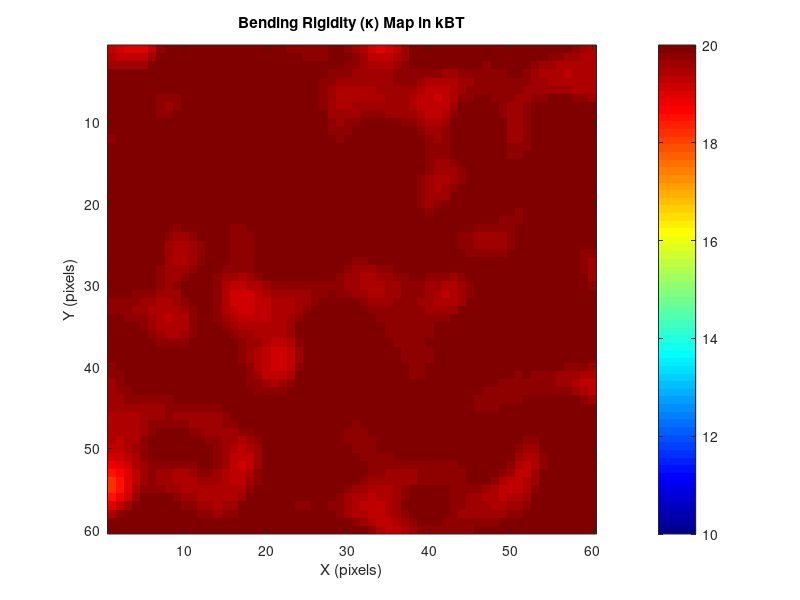
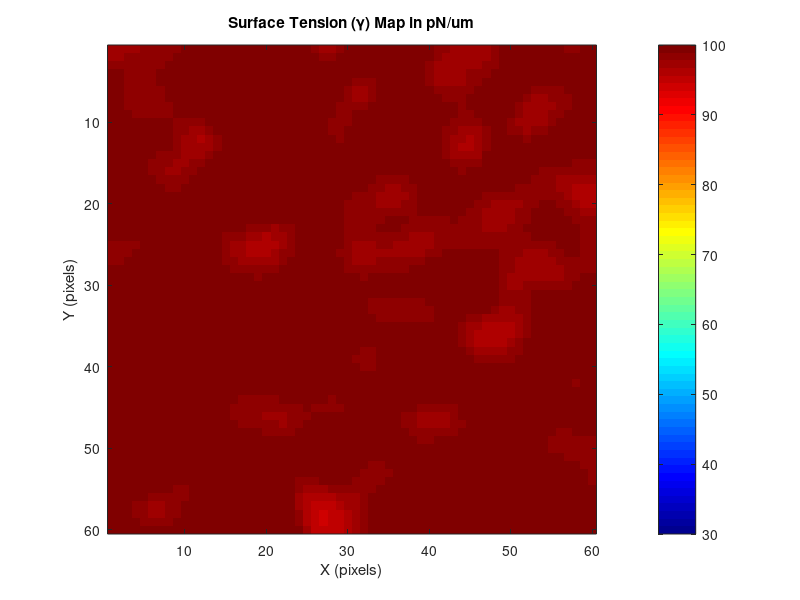

The MATLAB script that drew these images, in order: (Note: this script raises an error after producing the figures.)
% Membrane Dynamics Simulation with Physical Mode Evolution and Advanced Visualization
clear; close all; clc;

%% ================= PHYSICAL PARAMETERS =================
simulation_grid_size = 60;       % Reduced for faster testing
simulated_area =1e-12;           % 5μm x 5μm membrane (15 μm²)
membrane_area = 1e-12;            % Membrane area should match simulated area
viscosity = 140;                 % Water viscosity (Pa·s)
temperature = 310;                % Temperature (K)
boltzmann_const = 1.38e-23;       % Boltzmann constant (J/K)
bending_rigidity = 20 * boltzmann_const * temperature; % ~20 kT
time_step = 10e-6;                 % MUCH smaller time step (20 ms)
total_simulation_time = 2;     % 10 ms total timefTpo
surface_tension = 0.1e-3;           % MUCH lower tension (0.1 pN/um)
mu = 1e-6;                       % Shear Modulus (N/m)                  
old_dir = pwd;
output_dir_irm = 'D:\Kaustav\CODES SET\Membrane_Sheet_Simulation\06\results_irm';            
output_dir_moransI = 'D:\Kaustav\CODES SET\Membrane_Sheet_Simulation\05\results_moransI';
output_dir_bending_map = 'D:\Kaustav\CODES SET\Membrane_Sheet_Simulation\05\bending_map';
output_dir_lipid_map = 'D:\Kaustav\CODES SET\Membrane_Sheet_Simulation\05\results_lipid_map';
output_dir_protein_map = 'D:\Kaustav\CODES SET\Membrane_Sheet_Simulation\05\results_protein_map';
output_dir_curvature_map = 'D:\Kaustav\CODES SET\Membrane_Sheet_Simulation\05\results_curvature_map';
pinning_strength = 30e-3;          % Moderate pinning (N/m²)


refractive_indices = [1.33, 1.48, 1.35];  % [air,media,membrane,cytosol]
separation_distance = 5e-9;
base_intensity = 0.1;
wavelength = 546e-9;
V_ext = ones(simulation_grid_size)*5e-6;  % Example: external potential map
P_ext = ones(simulation_grid_size)*0.1e-6;                         % External pressure term
low_kappa = 10* boltzmann_const * temperature;
high_kappa = 20* boltzmann_const * temperature;
low_tension = 30e-6;
high_tension  = 100e-6;
beta_phi   = 0.8;              % strong stiffening by proteins
beta_psi   = 0.3;              % moderate stiffening by rafts
C_p        = 0.003e+9;             %(protein curvature)
C_l        = 0.0005e+9;             % (lipid curvature)


%% ================= SPATIAL SETUP =================
system_length = sqrt(simulated_area);  % Length of membrane side (m)
grid_spacing = system_length / simulation_grid_size; % Correct grid spacing

x_coords = (0:simulation_grid_size-1) * grid_spacing;
y_coords = (0:simulation_grid_size-1) * grid_spacing;
[grid_X, grid_Y] = meshgrid(x_coords, y_coords);

% Convert to nanometers for visualization
nm_scale = 1e9;
X_nm = grid_X * nm_scale;
Y_nm = grid_Y * nm_scale;
L_nm = system_length* nm_scale;


fprintf('Grid spacing: %.1f nm\n', grid_spacing*1e9);
fprintf('Grid points: %d x %d\n', simulation_grid_size, simulation_grid_size);

%% ================= GENERATE HETEROGENEITY WITH PERLIN NOISE =================
% Define the grid of regions
num_region_rows = 100;
num_region_cols = 100;

% Calculate region size in pixels
region_height = floor(simulation_grid_size / num_region_rows);
region_width  = floor(simulation_grid_size / num_region_cols);

% Base values
base_kappa = bending_rigidity;
base_gamma = surface_tension;

% Variation amplitude (±10% variation)
kappa_variation = 0.1 * base_kappa;
gamma_variation = 0.1 * base_gamma;


rng(42); % reproducibility

% white noise
noise_kappa = randn(simulation_grid_size, simulation_grid_size);
noise_gamma = randn(simulation_grid_size, simulation_grid_size);

% smooth to introduce correlation
corr_length = 2; % adjust to control patch size
noise_kappa_smooth = imgaussfilt(noise_kappa, corr_length);
noise_gamma_smooth = imgaussfilt(noise_gamma, corr_length);

% normalise to [-1,1]
noise_kappa_smooth = noise_kappa_smooth ./ max(abs(noise_kappa_smooth(:)));
noise_gamma_smooth = noise_gamma_smooth ./ max(abs(noise_gamma_smooth(:)));

% apply variation (now can go above or below base)
kappa_map = base_kappa + kappa_variation * noise_kappa_smooth;
gamma_map = base_gamma + gamma_variation * noise_gamma_smooth;

kappa_map = imgaussfilt(kappa_map, 0.8);  % sigma in pixels; adjust
gamma_map = imgaussfilt(gamma_map, 0.8);

num_time_steps = round(total_simulation_time / time_step);


%% ================= VISUALIZATION =================
figure();
% Plot kappa map
imagesc(1:simulation_grid_size, 1:simulation_grid_size, kappa_map/(boltzmann_const*temperature));
colormap jet;
axis square; colorbar; 
caxis([low_kappa/(boltzmann_const*temperature) high_kappa/(boltzmann_const*temperature)]);
title('Bending Rigidity (κ) Map in kBT');
xlabel('X (pixels)'); ylabel('Y (pixels)');

% Add grid lines to show region boundaries
% hold on;
% for i = 1:num_region_rows
%     y_pos = i * region_height + 0.5;
%     plot([0.5, simulation_grid_size+0.5], [y_pos, y_pos], 'r-', 'LineWidth', 1.5);
% end
% for j = 1:num_region_cols
%     x_pos = j * region_width + 0.5;
%     plot([x_pos, x_pos], [0.5, simulation_grid_size+0.5], 'r-', 'LineWidth', 1.5);
% end
% hold off;

% Plot gamma map
figure();
imagesc(1:simulation_grid_size, 1:simulation_grid_size, gamma_map*1e6);
colormap jet;
caxis([low_tension*1e6 high_tension*1e6]);
axis square; colorbar;
title('Surface Tension (γ) Map in pN/um');
xlabel('X (pixels)'); ylabel('Y (pixels)');

% Add grid lines
% hold on;
% for i = 1:num_region_rows
%     y_pos = i * region_height + 0.5;
%     plot([0.5, simulation_grid_size+0.5], [y_pos, y_pos], 'r-', 'LineWidth', 1.5);
% end
% 
% for j = 1:num_region_cols
%     x_pos = j * region_width + 0.5;
%     plot([x_pos, x_pos], [0.5, simulation_grid_size+0.5], 'r-', 'LineWidth', 1.5);
% end
hold off;
% close;


%% ================= MEMBRANE PINNING =================
pinning_grid_spacing = 1;  % Pin every 20th grid point
pinned_sites = false(simulation_grid_size, simulation_grid_size);
pinned_sites(1:pinning_grid_spacing:end, 1:pinning_grid_spacing:end) = true;

% Soft harmonic confinement at edges

[X_grid, Y_grid] = meshgrid(1:simulation_grid_size, 1:simulation_grid_size);

% Combine pinning and confinement
pinning_potential = zeros(simulation_grid_size, simulation_grid_size);
pinning_potential(pinned_sites) = pinning_strength;

%% ================= TIME EVOLUTION SETUP =================

time_points = (0:num_time_steps-1) * time_step;

% Initialize arrays
height_current = 1e-9 * randn(simulation_grid_size);

height_time_series = zeros(simulation_grid_size, simulation_grid_size, num_time_steps);

height_time_series(:, :, 1) = height_current;
fprintf('Starting simulation with %d steps...\n', num_time_steps);




%% =================  WAVE VECTORS  =================
wavevector_height = 2*pi/system_length * [0:simulation_grid_size/2, -simulation_grid_size/2+1:-1];
[Qx, Qy] = meshgrid(wavevector_height, wavevector_height);
Q2 = Qx.^2 + Qy.^2;
Q2(1,1) = 1e-12;
Q4 = Q2.^2;

wavevector_protein = 2*pi/(1) * [0:simulation_grid_size/2, -simulation_grid_size/2+1:-1];
[Qx_p, Qy_p] = meshgrid(wavevector_protein, wavevector_protein);
Q2_p = Qx_p.^2 + Qy_p.^2;     % Laplacian operator in Fourier space
Q2_p(1,1) = 1e-12;  % Explicit DC component to be very low
Q4_p = Q2_p.^2;             % Biharmonic if needed

wavevector_lipid = 2*pi/(1) * [0:simulation_grid_size/2, -simulation_grid_size/2+1:-1];
[Qx_l, Qy_l] = meshgrid(wavevector_lipid, wavevector_lipid);
Q2_l = Qx_l.^2 + Qy_l.^2;     % Laplacian operator in Fourier space
Q2_l(1,1) = 1e-12; % Explicit DC component to be very low
Q4_l = Q2_l.^2;             % Biharmonic if needed



% de-alias (2/3 rule) mask (centered in FFT ordering)
Nx = simulation_grid_size; Ny = Nx;
cx = floor(Nx/2)+1; cy = floor(Ny/2)+1;
kx_cut = floor((2/3)*(Nx/2));
ky_cut = kx_cut;
mask = zeros(Ny, Nx);
ix = (cx-kx_cut):(cx+kx_cut);
iy = (cy-ky_cut):(cy+ky_cut);
mask(iy, ix) = 1;


% regularized mobility in q-space (Oseen-like), avoid divergence at tiny q
eps_q = (2*pi/system_length)^2 * 1e-8;
Lambda_q = 1 ./ (4 * viscosity * sqrt(Q2 + eps_q));
Lambda_q(1,1) = 0;       % no mobility for q=0 (handle mean separately)


qphys = sqrt(Q2);
qcut = 0.67*(pi/grid_spacing);
filter_q = exp(-(qphys/qcut).^8);   % soft rolloff

figure();
imagesc(qphys);
sprintf('The cutoff is %f',qcut);
figure();
imagesc(filter_q);


% constants for diagnostics or alternative schemes
mobility_det = 1/(viscosity * qcut);  % characteristic (not used in modal update)
% End precompute


%% =================  MAIN LOOP  =================
fig1 = figure('Position', [100, 100, 600, 800], 'Color', 'w');
fig2 = figure('Position', [100, 100, 800, 800], 'Color', 'w');
N = simulation_grid_size;        % Grid size
grid_spacing = sqrt(simulated_area/N^2);

% Protein φ initialization
phi0_mean = 0.6;
sigma_phi = 0.05;
phi = phi0_mean + imgaussfilt(sigma_phi*randn(N,N), [2,2]);
phi = min(max(phi, 0.05), 0.95);   % soft bounds
phi_eq = phi0_mean + 0.02*randn(N,N);
phi_eq = min(max(phi_eq, 0.1), 0.9);

% Lipid ψ initialization
psi_raft_fraction = 0.2;
psi = double(rand(N,N) < psi_raft_fraction);
smoothing_sigma = 2;
if smoothing_sigma > 0
    psi = imgaussfilt(psi, smoothing_sigma);
    psi = min(max(psi, 0.01), 0.99);  % soft bounds to avoid zero mobility
end

% Initial masses for mass conservation
mass0_phi = sum(phi(:)) ;
mass0_psi = sum(psi(:));

% Mobilities
M0_phi = 0.5;   % protein
M0_psi = 0.1;   % lipid

% Advection velocities (check CFL: dt < dx/max(v))
vx_phi = 0.01; vy_phi = 0.01;
vx_psi = 0.005; vy_psi = 0.005;

% Other parameters
tau = 5;
tau_ramp = 2;
t0 = 1000 * time_step;  
alpha = 0.05;    % lipid
J = 0.6;
lambda = 0.001;
A_hat = 10;
S_hat = 300;

% Initialize storage
protein_map_series = zeros(N,N,num_time_steps);
lipid_map_series   = zeros(N,N,num_time_steps);
protein_map_series(:,:,1) = phi;
lipid_map_series(:,:,1) = psi;
curvature_map_series(:,:,1) = C_p*phi+C_l*psi;

% Define shift functions
shiftL = @(M) M(:, [end, 1:end-1]);
shiftR = @(M) M(:, [2:end, 1]);
shiftU = @(M) M([end, 1:end-1], :);
shiftD = @(M) M([2:end, 1], :);

%% ---------------------- TIME LOOP ----------------------
for step = 2:num_time_steps
    
    % --- Current height field and Fourier transforms ---
    height_current = height_time_series(:,:,step-1);
    Hq = fft2(height_current);
    
    % Height derivatives
    h_x = real(ifft2(1i*Qx.*Hq));
    h_y = real(ifft2(1i*Qy.*Hq));
    Laplacian_h = real(ifft2(-Q2.*Hq));
    Biharmonic_h = real(ifft2(Q4.*Hq));
    
    % --- Protein φ derivatives ---
    phi = protein_map_series(:,:,step-1);
    phi_q = fft2(phi);
    grad_phi_x = real(ifft2(1i*Qx_p.*phi_q));
    grad_phi_y = real(ifft2(1i*Qy_p.*phi_q));
    grad_sq_phi = grad_phi_x.^2 + grad_phi_y.^2;
    Laplacian_phi = real(ifft2(-Q2_p.*phi_q));
    Biharmonic_phi = real(ifft2(Q4_p.*phi_q));
    
    % --- Lipid ψ derivatives ---
    psi = lipid_map_series(:,:,step-1);
    psi_q = fft2(psi);
    Laplacian_psi = real(ifft2(-Q2_l.*psi_q));
    
    % --- 1) Conservative advection ---
    phi_star = conservative_advect(phi, vx_phi, vy_phi, grid_spacing, grid_spacing, time_step);
    psi_star = conservative_advect(psi, vx_psi, vy_psi, grid_spacing, grid_spacing, time_step);
    
    % --- 2) Chemical potentials ---
    % Lipid
    mu_psi = alpha.*(psi_star.^3 - psi_star) - lambda.*Laplacian_psi + J.*(psi_star - phi_star);
    
    % Protein
    coeff1 = 1./(1-phi_star) - A_hat.*phi_star;
    coeff2 = (A_hat./(2*S_hat));
    term1 = Laplacian_phi .* coeff1;
    term2 = -phi_star .* (coeff2 .* Biharmonic_phi);
    
    s = 1 - exp(-(step*time_step - t0)/tau_ramp);
    s = max(0, s);
    
    mu_phi = term1 + term2...
        - kappa_map .* (Laplacian_h - curvature_map_series(:,:,step-1).*phi_star) ...
        - (s./tau).*(phi_star - phi_eq);
    
    % --- 3) Mobilities ---
    Mphi = M0_phi .* phi_star .* (1-phi_star);
    Mpsi = M0_psi .* (1 - psi_star.^2);
    
    Mphi = max(Mphi, 1e-3);
    Mpsi = max(Mpsi, 1e-3);
    
    % --- 4) Diffusive fluxes (Cahn-Hilliard, conservative) ---
    % Protein
    Mx_phi = 0.5*(Mphi + shiftR(Mphi));
    My_phi = 0.5*(Mphi + shiftD(Mphi));
    dmu_x_phi = shiftR(mu_phi) - mu_phi;
    dmu_y_phi = shiftD(mu_phi) - mu_phi;
    jx_phi = - Mx_phi .* dmu_x_phi / grid_spacing;
    jy_phi = - My_phi .* dmu_y_phi / grid_spacing;
    divj_phi = (jx_phi - shiftL(jx_phi))/grid_spacing + (jy_phi - shiftU(jy_phi))/grid_spacing;
    phi_new = phi_star - time_step*divj_phi;
    
    % Lipid
    Mx_psi = 0.5*(Mpsi + shiftR(Mpsi));
    My_psi = 0.5*(Mpsi + shiftD(Mpsi));
    dmu_x_psi = shiftR(mu_psi) - mu_psi;
    dmu_y_psi = shiftD(mu_psi) - mu_psi;
    jx_psi = - Mx_psi .* dmu_x_psi / grid_spacing;
    jy_psi = - My_psi .* dmu_y_psi / grid_spacing;
    divj_psi = (jx_psi - shiftL(jx_psi))/grid_spacing + (jy_psi - shiftU(jy_psi))/grid_spacing;
    psi_new = psi_star - time_step*divj_psi;
    
    % --- 5) Enforce bounds & mass conservation ---
    phi_new = min(max(phi_new, 1e-3), 1-1e-3);
    psi_new = min(max(psi_new, 0.01), 0.99);
    
    % Mass renormalization
    mass_error_phi = sum(phi_new(:))*grid_spacing^2 - mass0_phi;
    phi_new = phi_new - mass_error_phi / (N^2 * grid_spacing^2);
    
    mass_error_psi = sum(psi_new(:))*grid_spacing^2 - mass0_psi;
    psi_new = psi_new - mass_error_psi / (N^2 * grid_spacing^2);
    
    % --- 6) Store updated fields ---
    protein_map_series(:,:,step) = phi_new;
    lipid_map_series(:,:,step) = psi_new;
    
    % --- 7) Update kappa and curvature maps ---
    kappa_map = base_kappa .* (1 + beta_phi*phi_new + beta_psi*psi_new);
    kappa_map = max(kappa_map, 0.1*base_kappa);
    C0_map = C_p*phi_new + C_l*psi_new;
    curvature_map_series(:,:,step) = C0_map;
    
    kappa_map_series(:,:,step) = kappa_map;


    
    
    % Correct bending force with spatially varying kappa:
    field = kappa_map .* (Laplacian_h - C0_map);
    F_bend_full = real(ifft2(-Q2 .* fft2(field)));  

    % Correct tension force with spatially varying gamma:
    gx = gamma_map .* h_x;
    gy = gamma_map .* h_y;
    F_tens_full = real(ifft2( 1i*(Qx .* fft2(gx) + Qy .* fft2(gy)) ));  % = ∇·(gamma ∇h)

    % Pinning / external (local)
    F_pin = - pinning_potential .* height_current;
    F_ext_local = - V_ext .* height_current;

    % Nonlinear area derivative (if you want the full nonlinear derivative, add here).
    % Otherwise compute global Sigma_area and treat as linear extra tension (goes into Kq)
    grad_sq_map = h_x.^2 + h_y.^2;
    I_grad = sum(grad_sq_map(:)) * (grid_spacing^2);
    %Sigma_area = (area_compressibility / (2 * membrane_area)) * I_grad;
    % full area force (nonlinear piece) — optional, only if you want non-linear correction
    % F_area_nl = -(area_compressibility) * divergence( (|grad h|^2) * grad h )   (compute via spectral/FD if desired)
    % For stability most use Sigma_area * Lap_h as linearized contribution.

    % Uniform pressure: acts on q=0 only; create real-space constant forcing (same everywhere)
    F_press_real = - P_ext * ones(size(height_current));  % careful: this is area force per unit area

    % ------------------- Compose FULL real-space force ------------------------------
    F_full_real = F_bend_full + F_tens_full + F_pin + F_ext_local + F_press_real;
    % Note: Sigma_area * Lap_h is included here only if you want it also to appear as part of F_nl.
    % But we'll include Sigma_area in Kq (preferred), so subtract its linear part below.

    % ------------------- Build linear diagonal Kq using base constants ----------------
    Kq = base_kappa * Q4 + (base_gamma)* Q2;
    Kq(1,1) = Inf;   % treat q=0 separately

    % ------------------- Extract residual (non-diagonal) forcing ---------------------
    % residual = full force - (linear operator applied in real space)
    % linear_op_real = - base_kappa * ∇^4 h + base_gamma * ∇^2 h + Sigma_area * ∇^2 h + F_press_linear
    % Compute linear_op_real in real space (use same spectral derivatives)
    linear_bend_real = - kappa_map .* Biharmonic_h ; 
    linear_tens_real = (gamma_map ) .* Laplacian_h;
    linear_press_real = - P_ext * ones(size(height_current)); % if you want pressure in linear part
    linear_op_real = linear_bend_real + linear_tens_real + linear_press_real;

    % Residual forcing (what goes into F_nl_real)
    F_nl_real_residual = F_full_real - linear_op_real;
    % zero out tiny numerical noise
    F_nl_real_residual(abs(F_nl_real_residual) < 1e-20) = 0;

    % ------------------- Transform residual into q-space (dealias / mask optionally) -
    Fq_nl = fft2(F_nl_real_residual);
    Fq_nl = Fq_nl .* filter_q;   % if you use a de-alias mask (recommended)

    % ------------------- OU modal parameters (use time_step, not step) ----------------
    tau_q = 1 ./ (Lambda_q .* Kq);
    % --- mobility and Kq already computed earlier ---
    % tau_q = 1 ./ (Lambda_q .* Kq);   % you already have this
    % Compute alpha using time_step (NOT step)
    alpha_q = exp(- time_step ./ tau_q);
    alpha_q(isnan(alpha_q)) = 0;

    % Correct discrete variance for MATLAB fft2 normalization (dx = grid_spacing)
    Vq = mobility_det* (boltzmann_const * temperature) ./ (Kq * (grid_spacing^4));
    % clean up numerics
    Vq(isinf(Vq) | isnan(Vq)) = 0;

    % 9) deterministic modal forcing from residual
    det_nl_q = (1 - alpha_q) .* (Fq_nl ./ Kq);
    det_nl_q(isnan(det_nl_q) | isinf(det_nl_q)) = 0;

    % Generate Hermitian Gaussian noise
    Xi = (randn(simulation_grid_size, simulation_grid_size) + 1i*randn(simulation_grid_size, simulation_grid_size));
    Xi = makeHermitian(Xi);   % ensure conjugate symmetry and Nyquist/DC real
    Xi(1,1) = real(Xi(1,1));

    % stochastic increment (per-mode)
    stoch_q = sqrt( Vq .* (1 - alpha_q.^2) ) .* Xi.*filter_q;

    % 11) final modal update
    Hq_new = alpha_q .* Hq + det_nl_q + stoch_q;

    % 12) optional spectral filter and back to real
    Hq_new = Hq_new .* filter_q;
    height_current = real(ifft2(Hq_new));

    % 13) remove mean (control q=0 / volume)
    height_current = height_current - mean(height_current(:));

    % 14) store & visualize
    height_time_series(:,:,step) = height_current;
  
    % Update visualization less frequently
    if mod(step, 1000) == 1
        update_visualization(fig1,fig2, X_nm, Y_nm,L_nm,height_current, time_points(step),lipid_map_series,kappa_map_series,protein_map_series,step,boltzmann_const);
        drawnow;
    end
end
%%
cd('D:\Kaustav\CODES SET\Membrane_Sheet_Simulation\05');
% Setup for video
video_filename = 'membrane_dynamics_movie(pinned).mp4';
video1 = VideoWriter(video_filename, 'MPEG-4');
video1.FrameRate = 100;
open(video1);
figure();  % Create and reuse figure window
h_range = max(abs(height_time_series(:)));


for t = 1:num_time_steps
    clf;
    h = height_time_series(:,:,t)*1e9;
    surf(X_nm, Y_nm, h, 'EdgeColor','none');
    hold on;

    % Use actual time value in microseconds
    title(sprintf('Membrane Height (t = %.2f ms)', time_points(t)*1e3));
    xlabel('x/L'); ylabel('y/L'); zlabel('h (nm)');
    view(-30, 60);
    colormap(turbo);
    hcb = colorbar('Location','eastoutside');
    hcb.Label.String = 'Height (nm)';

    material dull;
    %lighting gouraud;
    light('Position', [1 1 1], 'Style', 'infinite');

    drawnow;
    frame = getframe(gcf);

    writeVideo(video1, frame);
end

close(video1);
cd(old_dir);

%% Generate IRM Images and MoransI Map from the fluctuation map of the simulation



for step = 1:num_time_steps
    if rem(step,10) == 1
        height_current = height_time_series(:,:,step);

        % Calculate wave number for the membrane
        wave_number = 2 * pi * refractive_indices(2) / wavelength;

        % Calculate reflection intensities
        reflected_intensity_1 = fc(1, 2, refractive_indices)^2 * base_intensity;
        reflected_intensity_2 = (1 - fc(1, 2, refractive_indices)^2) * base_intensity * fc(2, 3, refractive_indices)^2;

        % Calculate interference terms
        max_intensity = reflected_intensity_1 + reflected_intensity_2 + 2 * sqrt(reflected_intensity_1 * reflected_intensity_2);
        min_intensity = reflected_intensity_1 + reflected_intensity_2 - 2 * sqrt(reflected_intensity_1 * reflected_intensity_2);

        sum_intensity = max_intensity + min_intensity;
        diff_intensity = max_intensity - min_intensity;

        % Calculate reflection coefficients
        reflection_factor = fc(2, 3, refractive_indices) / fc(1, 2, refractive_indices);
        interference_coeff = reflection_factor * (1 - fc(1, 2, refractive_indices)^2);

        % Phase calculations
        phase_shift = 4 * pi * refractive_indices(2) * separation_distance / wavelength;
        reference_height = -(wavelength / (4 * pi * refractive_indices(1))) * ...
            atan((interference_coeff * sin(phase_shift)) / ...
            (1 + interference_coeff * sin(phase_shift)));

        % Final intensity calculation
        intensity_map = sum_intensity/2 - diff_intensity * ...
            cos(2 * wave_number * (height_current - reference_height));

        % Calculate Moran's I
        kernel_size = 11;
        center = ceil(kernel_size/2);
        [kernel_x, kernel_y] = meshgrid(-(center-1):(kernel_size-center), -(center-1):(kernel_size-center));
        distance_kernel = sqrt(kernel_x.^2 + kernel_y.^2) * grid_spacing;
        epsilon = 1e-10;
        weighting_kernel = 1 ./ (distance_kernel + epsilon);
        weighting_kernel(center, center) = 0;

        global_mean_h = mean(height_current(:));
        mean_centered_h = height_current - global_mean_h;
        weighted_sum_of_neighbors_deviations = conv2(mean_centered_h, weighting_kernel, 'same');
        numerator_map = mean_centered_h .* weighted_sum_of_neighbors_deviations;
        global_variance = var(height_current(:), 1);
        morans_i_map = numerator_map / global_variance;





        % Save intensity frame
        intensity_normalized = mat2gray(intensity_map);
        intensity_uint8 = im2uint8(intensity_normalized);
        filename = sprintf('frame_%04d.png', step);
        imwrite(intensity_uint8, fullfile(output_dir_irm, filename));

        % Save Moran's I frame
        morans_i_normalized = mat2gray(morans_i_map);
        morans_i_uint8 = im2uint8(morans_i_normalized);
        filename = sprintf('MoransI_%04d.png', step);
        imwrite(morans_i_uint8, fullfile(output_dir_moransI, filename));
        
        phi_norm = mat2gray(protein_map_series(:,:,step));
        phi_image = im2uint8(phi_norm);
        filename = sprintf('Protein_Density_Map_%04d.png',step);
        imwrite(phi_image,fullfile(output_dir_protein_map,filename));
        
        
        a = lipid_map_series(:,:,step);
        binary_lipid_map_series(:,:,step) = a > 0.01;
        psi_norm = mat2gray(binary_lipid_map_series(:,:,step));
        phi_image = im2uint8(psi_norm);
        filename = sprintf('Lipid_Density_Map_%04d.png',step);
        imwrite(phi_image,fullfile(output_dir_lipid_map,filename));
        
        
        height_norm = mat2gray(height_time_series(:,:,step)*1e9);
        height_image = im2uint8(height_norm);
        filename = sprintf('Height_Map_%04d.png',step);
        imwrite(height_image,fullfile(output_dir_curvature_map,filename));
        
        
        
    end
end




%% Finding the PSD of the simulation data

[S2D, qx, qy, q_r, S_radial, S_qw, omega, q_list] = compute_PSDs(height_time_series, grid_spacing, grid_spacing, time_step);

% 1) 2D PSD heatmap (log scale)
figure;
imagesc( fftshift(qx(1,:)), fftshift(qy(:,1)), fftshift(log10(abs(S2D))) );
axis xy; xlabel('q_x (rad/m)'); ylabel('q_y (rad/m)');
title('log10 S(q_x,q_y)'); colorbar;

% 2) radial PSD
figure;
loglog(q_r, S_radial, '-o');
xlabel('q (rad/m)'); ylabel('S_{radial}(q)');
title('Circularly averaged PSD');

% 3) temporal PSD for selected q-modes
figure;
for qq = 1:size(S_qw,1)
    subplot(size(S_qw,1),1,qq);
    loglog(omega, S_qw(qq,:));
    xlim([omega(2), max(omega)/2]);
    title(sprintf('Mode %d temporal PSD', qq));
    xlabel('\omega (rad/s)'); ylabel('S(\omega)');
end



function [S2D, qx, qy, q_r, S_radial, S_qw, omega, q_list] = compute_PSDs(h_ts, dx, dy, dt)
    [Nx, Ny, Nt] = size(h_ts);
    % Note: in your code Nx==Ny==simulation_grid_size; but handle general Nx,Ny.
    Nx = size(h_ts,2);
    Ny = size(h_ts,1); % if orientation differs, ensure consistent: here assume (Ny x Nx x Nt)
    [Ny, Nx, Nt] = size(h_ts);

    Lx = Nx * dx;
    Ly = Ny * dy;
    A = Lx*Ly;
    
    % wavevector grids (MATLAB fft ordering)
    kx = (2*pi/Lx) * [0:(Nx/2-1) (-Nx/2):-1];
    ky = (2*pi/Ly) * [0:(Ny/2-1) (-Ny/2):-1];
    [Qx, Qy] = meshgrid(kx, ky);
    q2 = Qx.^2 + Qy.^2;
    q_mag = sqrt(q2);

    % accumulate |H(q)|^2 over time
    H2_acc = zeros(Ny, Nx);
    % store Hq(t) for spatio-temporal PSD for a subset of q (avoid huge memory)
    % choose a few representative q vectors (e.g., along kx axis and some radial rings)
    q_indices = select_q_indices(Nx, Ny); % helper to choose list of (iy,ix) pairs
    n_qsel = size(q_indices,1);
    Hq_time = zeros(n_qsel, Nt);  % complex

    for tt = 1:Nt
        h = h_ts(:,:,tt);
        H = fft2(h);                     % MATLAB fft2: no forward normalization
        H2_acc = H2_acc + abs(H).^2;     % accumulate power per mode

        % collect chosen mode coefficients over time
        for qq = 1:n_qsel
            iy = q_indices(qq,1); ix = q_indices(qq,2);
            Hq_time(qq, tt) = H(iy, ix);
        end
    end

    % Time-averaged 2D PSD (normalization explained below)
    % Using normalization: S2D(q) = (dx*dy)/(Nx*Ny*Nt) * sum_t |H(q,t)|^2
    S2D = (dx*dy) / (Nx * Ny * Nt) * H2_acc;

    % Circular / radial average
    qmax = max(q_mag(:));
    nbins = floor(min(Nx,Ny)/2);
    q_edges = linspace(0, qmax, nbins+1);
    q_centers = 0.5*(q_edges(1:end-1) + q_edges(2:end));
    S_radial = zeros(1, nbins);
    counts = zeros(1, nbins);

    for iy = 1:Ny
        for ix = 1:Nx
            qv = q_mag(iy,ix);
            % find bin
            bin = find(qv >= q_edges(1:end-1) & qv < q_edges(2:end), 1);
            if isempty(bin)
                continue
            end
            S_radial(bin) = S_radial(bin) + S2D(iy,ix);
            counts(bin) = counts(bin) + 1;
        end
    end
    nonzero = counts>0;
    S_radial(nonzero) = S_radial(nonzero) ./ counts(nonzero);
    q_r = q_centers;

    % ---- Spatio-temporal PSD for selected q's: do temporal FFT of Hq_time ----
    % Option: detrend or window time series before FFT to reduce leakage
    nfft = 2^nextpow2(Nt);
    df = 1/(dt * nfft);
    freq = (0:(nfft-1)) * df;                 % Hz
    omega = 2*pi*freq;                        % rad/s
    S_qw = zeros(n_qsel, nfft);               % power spectral density per mode vs freq

    for qq = 1:n_qsel
        hq_t = squeeze(Hq_time(qq,:));        % complex time series (units inherited from fft2)
        % optional: remove mean
        hq_t = hq_t - mean(hq_t);
        % window
        w = hann(Nt)';
        hq_tw = hq_t .* w;
        H_t = fft(hq_tw, nfft);
        Pxx = (dt / (Nt * sum(w.^2))) * abs(H_t).^2;  % one-sided not done; keep full-spectrum
        S_qw(qq, :) = Pxx;
    end

    % return grid and list of selected q indices for reference
    qx = Qx; qy = Qy;
    q_list = q_indices;
end

%% helper: choose representative q indices (center + few rings + kx axis)
function q_indices = select_q_indices(Nx, Ny)
    cx = floor(Nx/2)+1; cy = floor(Ny/2)+1; % MATLAB 1-based center
    % pick small set: center, few along +kx and +ky and diagonals
    picks = [cy, cx; cy, cx+1; cy, cx+2; cy+1, cx; cy+2, cx; cy+1, cx+1; cy+2, cx+2];
    % clip indices within [1,N]
    picks(:,1) = mod(picks(:,1)-1, Ny)+1;
    picks(:,2) = mod(picks(:,2)-1, Nx)+1;
    q_indices = unique(picks, 'rows', 'stable');
end



function phi_star = conservative_advect(phi, vx, vy, dx, dy, dt)
    shiftL = @(M) M(:, [end, 1:end-1]); % shift left in x (wrap)
    shiftR = @(M) M(:, [2:end, 1]);     % shift right in x (wrap)
    shiftU = @(M) M([end, 1:end-1], :); % shift up in y (wrap)
    shiftD = @(M) M([2:end, 1], :);     % shift down in y (wrap)

    fx = vx .* phi;
    fxL = 0.5*(fx + shiftR(fx)) - 0.5*abs(vx).*(phi - shiftR(phi));
    div_fx = (fxL - shiftL(fxL)) / dx;

    fy = vy .* phi;
    fyU = 0.5*(fy + shiftD(fy)) - 0.5*abs(vy).*(phi - shiftD(phi));
    div_fy = (fyU - shiftU(fyU)) / dy;

    divPhiV = div_fx + div_fy;
    phi_star = phi - dt * divPhiV;
end



%% ================= VISUALIZATION FUNCTION =================
function update_visualization(fig1,fig2,X_nm, Y_nm, L_nm, h_total, current_time,lipid_map_series,kappa_map_series,protein_map_series,step,boltzmann_const)
    figure(fig1);
    clf;
    
    % Assuming X_nm and Y_nm are your 2D meshgrid arrays, and L_nm is the domain length.
    % Convert height to nm
    h_nm = h_total * 1e9;

     % Main surface plot
    subplot(2, 2, [1, 2]);
    % Use the full 2D arrays for X, Y, and Z
    surf(X_nm, Y_nm, h_nm, 'EdgeColor', 'none');
    title(sprintf('Membrane Height at t = %.2f ms', current_time*1e3));
    xlabel('x (nm)');
    ylabel('y (nm)');
    zlabel('Height (nm)');
    colormap(turbo);
    colorbar;
    view(-30, 60);
    

    % Top view
    subplot(2,2,3);
    contourf(X_nm, Y_nm, h_nm, 30, 'LineColor','none'); % 30 contour levels
    axis image; colorbar;
    colormap(turbo);
    xlabel('x [nm]'); ylabel('y [nm]');
    title('Height contour map');
    
    % Height distribution
    subplot(2,2,4);
    histogram(h_nm(:), 50, 'Normalization', 'pdf');
    title('Height Distribution');
    xlabel('Height (nm)'); ylabel('Probability Density');
    grid on;
    drawnow;
   

    figure(fig2);
    clf;
     % Cross-section
    subplot(3,1,1);
    contourf(X_nm, Y_nm, protein_map_series(:,:,step), 30, 'LineColor','none'); % 30 contour levels
    axis image; colorbar;
    colormap(jet);
    xlabel('x [nm]'); ylabel('y [nm]');
    title('Protein map');


    subplot(3,1,2);
    contourf(X_nm, Y_nm, ((kappa_map_series(:,:,step)/(boltzmann_const*310))), 30, 'LineColor','none'); % 30 contour levels
    axis image; colorbar;
    colormap(jet);
    xlabel('x [nm]'); ylabel('y [nm]');
    title('Bending rigidity map');
    
    a = lipid_map_series(:,:,step);
    binary_lipid_map_series(:,:,step) = a > 0.015;
    subplot(3,1,3);
    contourf(X_nm, Y_nm, lipid_map_series(:,:,step), 30, 'LineColor','none'); % 30 contour levels
    axis image; colorbar;
    colormap(jet);
    xlabel('x [nm]'); ylabel('y [nm]');
    title('Lipid Compositon map');
    drawnow;

end
function frensel_coefficient = fc(index1,index2,refractive_index)
n_1 = refractive_index(index1);
n_2 = refractive_index(index2);
frensel_coefficient=(n_1-n_2)/(n_1+n_2);
end
 
function X = makeHermitian(X)
    [Ny, Nx] = size(X);

    % Conjugate symmetry
    for y = 2:Ny
        for x = 2:Nx
            X(Ny - y + 2, Nx - x + 2) = conj(X(y, x));
        end
    end

    % Force Nyquist frequencies and DC to be real
    X(1,1)           = real(X(1,1));          % DC
    X(1,Nx/2+1)      = real(X(1,Nx/2+1));     % Nyquist x-axis
    X(Ny/2+1,1)      = real(X(Ny/2+1,1));     % Nyquist y-axis
    X(Ny/2+1,Nx/2+1) = real(X(Ny/2+1,Nx/2+1));% Nyquist corner
end
